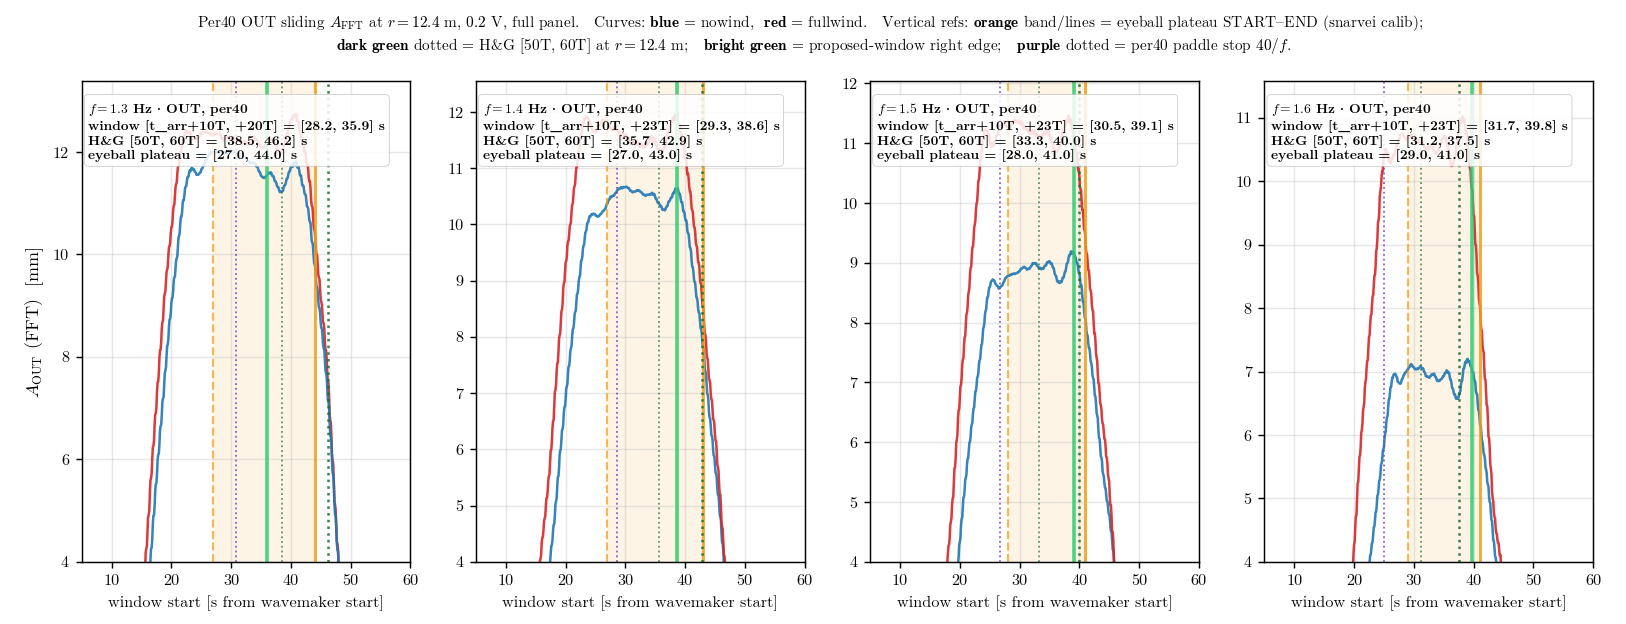

This figure's Python source:
"""
Per40 OUT plateau-end visualization — companion to per40_plateau_end_measurement.

For each thesis frequency: one panel showing the sliding A_FFT(t) at OUT for
per40 nowind + fullwind, overlaid with:

    - light grey hatched band : plateau reference region (where the ref median
                                 is computed)
    - solid line              : empirical plateau-end at strict ±1 % criterion
    - dashed line             : empirical plateau-end at relaxed ±2 % criterion
    - vertical green line     : right edge of the proposed pipeline window
                                 (start = t_arr_OUT + 10·T, length = N(f)·T)
    - vertical purple line    : per40 paddle-stop time (40/f at the wavemaker;
                                 wave train at OUT continues for r_OUT/c_g
                                 longer than this)

The reader sees: where exactly the AFFT droops, and how the chosen window's
right edge sits relative to the plateau bounds. If the green line is to the
LEFT of the dashed line, the window is within the relaxed plateau.

Output:
    analysis_scratch/per40_plateau_end_visual.{pdf,png}
"""

import sys
import warnings
from pathlib import Path

warnings.filterwarnings("ignore")

import numpy as np
import pandas as pd
import matplotlib

matplotlib.use("Agg")
import matplotlib.pyplot as plt

BASE = Path(__file__).resolve().parent.parent
sys.path.insert(0, str(BASE))

import os
os.chdir(BASE)

from wavescripts.improved_data_loader import load_analysis_data, load_processed_dfs
from wavescripts.plot_utils import apply_thesis_style, WIND_COLOR_MAP
from wavescripts.constants import c_group, HG

apply_thesis_style()

# ── Config (mirror per40_plateau_end_measurement.py) ────────────────────
FS                 = 250.0
FFT_BAND_HZ        = 0.05
THESIS_FREQS       = [1.3, 1.4, 1.5, 1.6]
TARGET_AMP         = 0.2
PER240_THRESHOLD_T = 50

IN_PROBES = ["9373/170", "9373/340"]
OUT_PROBE = "12400/250"
PROBE_R_M = {"9373/170": 9.373, "9373/340": 9.373, "12400/250": 12.400}
TANK_DEPTH_M = HG.TANK_DEPTH_M

N_LENGTH_LOOKUP = {1.3: 10, 1.4: 13, 1.5: 13, 1.6: 13}
N_OFFSET_T      = 10
PER40_PERIODS   = 40

PLATEAU_REF_T_LO = 8.0
PLATEAU_REF_T_HI = 12.0
TOL_STRICT_PCT   = 1.0
TOL_RELAX_PCT    = 2.0

# OUT-probe eyeballed plateau bounds (from window_proof_figure.py / snarvei
# calibration, 0.2 V). These are the "we started on the downhill and will
# never come back" markers — what actually bounds the usable window.
EYEBALL_OUT_END_S   = {1.3: 44.0, 1.4: 43.0, 1.5: 41.0, 1.6: 41.0}
EYEBALL_OUT_START_S = {1.3: 27.0, 1.4: 27.0, 1.5: 28.0, 1.6: 29.0}

# H&G classic [50T, 60T] window at the reference probe (r = 12.4 m = OUT).
# Anchored to the wavemaker start. Reference: Huseby & Grue (2000), J. Fluid Mech.
HG_START_T = 50
HG_END_T   = 60

SLIDING_STEP_S = 0.10
SLIDE_START_S  = 5.0
SLIDE_STOP_S   = 60.0

PROCESSED_DIRS = [
    Path("waveprocessed/PROCESSED-20260326-ProbePos4_31_FPV_2-tett6roof-under9Mooring-height100-lowrange"),
    Path("waveprocessed/PROCESSED-20260327-ProbePos4_31_FPV_2-tett6roof-under9Mooring30-height100-lowrange"),
]

OUT_PDF = Path(__file__).parent / "per40_plateau_end_visual.pdf"
OUT_PNG = Path(__file__).parent / "per40_plateau_end_visual.png"

COL_WIN_END = "#2ECC71"   # green  — proposed window's right edge
COL_PSTOP   = "#7F3FBF"   # purple — per40 paddle stop
COL_EYE     = "#F39C12"   # orange — eyeballed plateau bounds
COL_HG      = "#1A6E2A"   # dark green — H&G [50T, 60T] classic window


# ── Helpers (copy from measurement script) ──────────────────────────────
def fft_amp(seg, target_hz, fs=FS, band_hz=FFT_BAND_HZ):
    N = len(seg)
    if N < 4:
        return np.nan
    s = np.asarray(seg, dtype=float).copy()
    if np.isnan(s).any():
        idx = np.arange(N); good = ~np.isnan(s)
        if good.sum() < N * 0.9:
            return np.nan
        s = np.interp(idx, idx[good], s[good])
    freqs = np.fft.fftfreq(N, d=1.0 / fs)
    pos = freqs > 0
    pos_f = freqs[pos]
    mask = (pos_f >= target_hz - band_hz) & (pos_f <= target_hz + band_hz)
    if not mask.any():
        j = int(np.argmin(np.abs(pos_f - target_hz)))
    else:
        local = int(np.argmin(np.abs(pos_f[mask] - target_hz)))
        j = np.where(mask)[0][local]
    return float(2.0 * np.abs(np.fft.fft(s)[pos])[j] / N)


def get_eta(df, pos):
    for col in (f"eta_{pos}_interp", f"eta_{pos}"):
        if col in df.columns:
            return df[col].to_numpy(dtype=float)
    return None


def sliding_afft(signal, target_hz, window_s, step_s=SLIDING_STEP_S,
                 t_lo=SLIDE_START_S, t_hi=SLIDE_STOP_S):
    N_win = int(round(window_s * FS))
    step = int(round(step_s * FS))
    if N_win >= len(signal):
        return np.array([]), np.array([])
    n_lo = int(round(t_lo * FS))
    n_hi = min(len(signal) - N_win, int(round(t_hi * FS)))
    starts = np.arange(n_lo, n_hi + 1, step)
    ts = starts / FS
    A = np.array([fft_amp(signal[s:s + N_win], target_hz) for s in starts])
    return ts, A


def find_plateau_end(ts, A, plat_lo_s, plat_hi_s, tol_pct):
    mask = (ts >= plat_lo_s) & (ts <= plat_hi_s)
    if not mask.any():
        return np.nan, np.nan
    ref = float(np.nanmedian(A[mask]))
    if not np.isfinite(ref) or ref == 0:
        return ref, np.nan
    rel = (A - ref) / ref * 100.0
    inside = np.abs(rel) < tol_pct
    n_lookahead = int(round(2.0 / SLIDING_STEP_S))
    ref_end_idx = int(np.searchsorted(ts, plat_hi_s))
    plateau_end_t = np.nan
    for i in range(ref_end_idx, len(inside) - n_lookahead):
        if not inside[i:i + n_lookahead].any():
            plateau_end_t = float(ts[i])
            break
    if np.isnan(plateau_end_t):
        plateau_end_t = float(ts[-1])
    return ref, plateau_end_t


# ── Load ────────────────────────────────────────────────────────────────
print("Loading meta + processed_dfs (canon March-2026 lowrange) …")
combined_meta, _, _, _ = load_analysis_data(*PROCESSED_DIRS, load_processed=False)
processed_dfs = load_processed_dfs(*PROCESSED_DIRS)


def select_canon(target_freq):
    f_col = pd.to_numeric(combined_meta["WaveFrequencyInput [Hz]"], errors="coerce")
    a_col = pd.to_numeric(combined_meta["WaveAmplitudeInput [Volt]"], errors="coerce")
    mask = (
        np.isclose(f_col, target_freq, atol=0.02)
        & np.isclose(a_col, TARGET_AMP, atol=0.01)
        & (combined_meta["PanelCondition"] == "full")
        & (combined_meta["quality_flag"] == "ok")
    )
    sub = combined_meta[mask].copy()
    sub["N_input_periods"] = pd.to_numeric(sub["WavePeriodInput"], errors="coerce")
    sub["run_type"] = np.where(sub["N_input_periods"] >= PER240_THRESHOLD_T,
                               "per240", "per40")
    return sub


# ── Build figure ────────────────────────────────────────────────────────
fig, axes = plt.subplots(1, len(THESIS_FREQS), figsize=(15, 4.8),
                         sharey=False)

for ax, f in zip(axes, THESIS_FREQS):
    n_length     = N_LENGTH_LOOKUP[f]
    window_s     = n_length / f
    sel          = select_canon(f)
    per40        = sel[sel["run_type"] == "per40"]
    t_arr_out    = PROBE_R_M[OUT_PROBE] / c_group(f, TANK_DEPTH_M)
    plat_lo_s    = t_arr_out + PLATEAU_REF_T_LO / f
    plat_hi_s    = t_arr_out + PLATEAU_REF_T_HI / f
    win_start_s  = t_arr_out + N_OFFSET_T / f
    win_end_s    = win_start_s + n_length / f
    paddle_stop  = PER40_PERIODS / f

    # Per40 sliding AFFT — one curve per wind
    for _, r in per40.iterrows():
        df = processed_dfs.get(r["path"])
        if df is None:
            continue
        sig = get_eta(df, OUT_PROBE)
        if sig is None:
            continue
        wind = r["WindCondition"]
        color = WIND_COLOR_MAP[wind]
        ts, A = sliding_afft(sig, f, window_s)
        if len(A) == 0:
            continue
        ax.plot(ts, A, color=color, lw=1.4, alpha=0.90,
                label=f"per40 {wind}")

    # ── Reference markers (per-frequency, not per-run) ──────────────────
    # Eyeball plateau START + END at OUT (orange band)
    eb_start = EYEBALL_OUT_START_S[f]
    eb_end   = EYEBALL_OUT_END_S[f]
    ax.axvspan(eb_start, eb_end, color=COL_EYE, alpha=0.10, lw=0)
    ax.axvline(eb_start, color=COL_EYE, lw=1.2, ls="--", alpha=0.7)
    ax.axvline(eb_end,   color=COL_EYE, lw=1.6, ls="-",  alpha=0.85)

    # H&G classic [50T, 60T] window at the reference probe (=OUT, r=12.4m)
    hg_start_s = HG_START_T / f
    hg_end_s   = HG_END_T   / f
    ax.axvline(hg_start_s, color=COL_HG, lw=1.0, ls=":", alpha=0.7)
    ax.axvline(hg_end_s,   color=COL_HG, lw=1.4, ls=":", alpha=0.85)

    # Pipeline window right edge (green) and paddle stop (purple)
    ax.axvline(win_end_s, color=COL_WIN_END, lw=2.0, ls="-", alpha=0.85)
    ax.axvline(paddle_stop, color=COL_PSTOP, lw=1.0, ls=":", alpha=0.85)

    ax.set_xlim(SLIDE_START_S, SLIDE_STOP_S)
    ax.set_ylim(bottom=4)
    ax.set_xlabel("window start [s from wavemaker start]", fontsize=9)
    ax.grid(True, alpha=0.3)
    ax.text(0.02, 0.96, f"$f={f}$ Hz · OUT, per40\n"
            f"window [t_arr+10T, +{n_length+10}T] = "
            f"[{win_start_s:.1f}, {win_end_s:.1f}] s\n"
            f"H&G [50T, 60T] = [{hg_start_s:.1f}, {hg_end_s:.1f}] s\n"
            f"eyeball plateau = [{eb_start:.1f}, {eb_end:.1f}] s",
            transform=ax.transAxes, ha="left", va="top",
            fontsize=7.5, fontweight="bold",
            bbox=dict(boxstyle="round,pad=0.3", fc="white",
                      ec="#bbb", alpha=0.85, lw=0.4))

axes[0].set_ylabel("$A_\\mathrm{OUT}$ (FFT)  [mm]", fontsize=10)

# Suptitle replaces the legend — colour/style key inline.
fig.suptitle(
    r"Per40 OUT sliding $A_\mathrm{FFT}$ at $r{=}12.4$ m, $0.2$ V, full panel.   "
    r"Curves: $\mathbf{blue}$ = nowind,  $\mathbf{red}$ = fullwind.   "
    r"Vertical refs: $\mathbf{orange}$ band/lines = eyeball plateau START–END (snarvei calib);   "
    r"$\mathbf{dark\ green}$ dotted = H&G [50T, 60T] at $r{=}12.4$ m;   "
    r"$\mathbf{bright\ green}$ = proposed-window right edge;   "
    r"$\mathbf{purple}$ dotted = per40 paddle stop $40/f$.",
    fontsize=8.5, y=0.99, wrap=True,
)
fig.savefig(OUT_PDF, bbox_inches="tight")
fig.savefig(OUT_PNG, dpi=130, bbox_inches="tight")
plt.close(fig)
print(f"saved → {OUT_PDF.relative_to(BASE)}")
print(f"        {OUT_PNG.relative_to(BASE)}")
